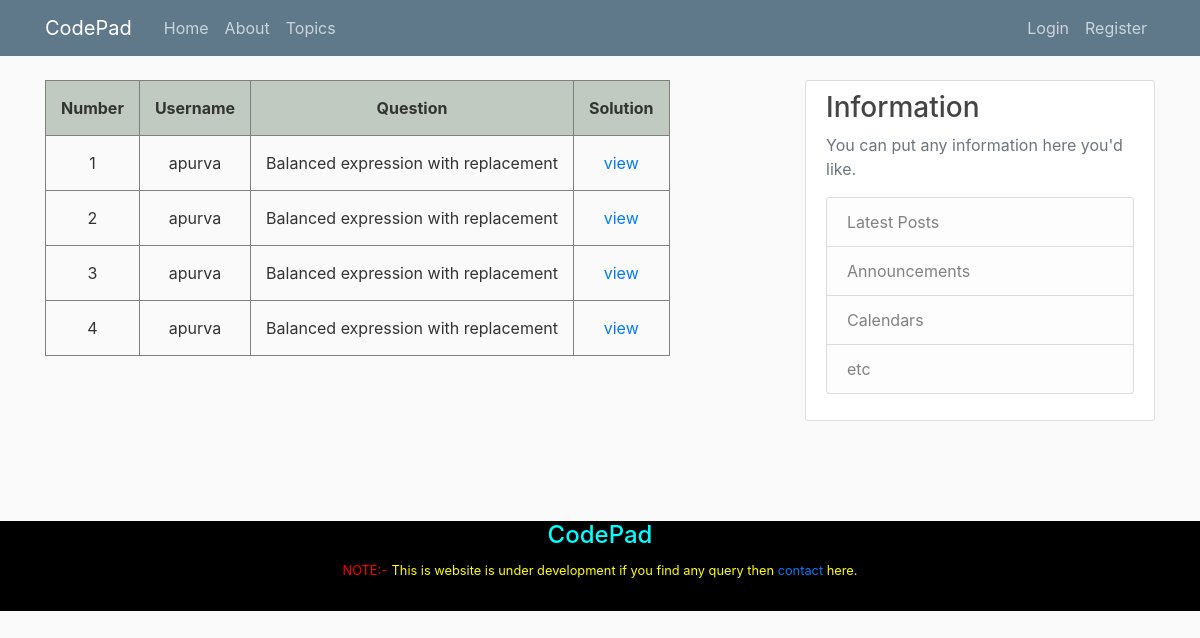
/submissions/3, run on the app's committed database.
### practice/models.py (models this page shows)
class Snippet(models.Model):
    text = models.TextField()
    author = models.ForeignKey(User, on_delete = models.CASCADE)
    que_id = models.ForeignKey(Question, on_delete = models.CASCADE)
    created_at = models.DateTimeField(auto_now_add=True)
    class Meta:
        ordering = ('-created_at', )

### blog/models.py (models this page shows)
class Question(models.Model):
    question = models.CharField(max_length = 200)
    Que_definition = RichTextUploadingField(blank=True,null=False,extra_plugins=['codesnippet'])
    tag = models.CharField(max_length = 200)
    author = models.ForeignKey(User, on_delete = models.CASCADE)
    def __str__(self):
        return self.question

### practice/views.py (the view)
# urls.py: path('submissions/<int:query>',practice_views.submission, name='submission-list'),
def submission(request, query):
    snippets = Snippet.objects.filter(que_id = query)
    return render(request, 'practice/submission_list.html', {"snippets":snippets})

### practice/templates/practice/submission_list.html (shortened to what this page needs)
{% extends 'blog/base.html' %}
{% block content %}
<table>
  <tr>
    <th>Number</th>
    <th>Username</th>
    <th>Question</th>
    <th>Solution</th>
  </tr>
  {% for snippet in snippets %}
  <tr>
    <td>{{ forloop.counter }}</td>
    <td>{{ snippet.author }}</td>
    <td>{{ snippet.que_id }}</td>
    <td><a href="{% url 'show-submission' snippet.id %}">view</a></td>
  </tr>
  {% endfor %}
</table>
{% endblock %}

### blog/static/blog/main.css (style rules this page uses)
body { background: #fafafa; color: #333333; margin-top: 5rem; }
th { align-items: center; text-align: center; padding: 15px; background-color: #C0CAC0; }
td { padding: 15px; text-align: center; }

### data on the page
Snippet: author "apurva", que_id "Balanced expression with replacement"
Snippet: author "apurva", que_id "Balanced expression with replacement"
Snippet: author "apurva", que_id "Balanced expression with replacement"
Snippet: author "apurva", que_id "Balanced expression with replacement"
